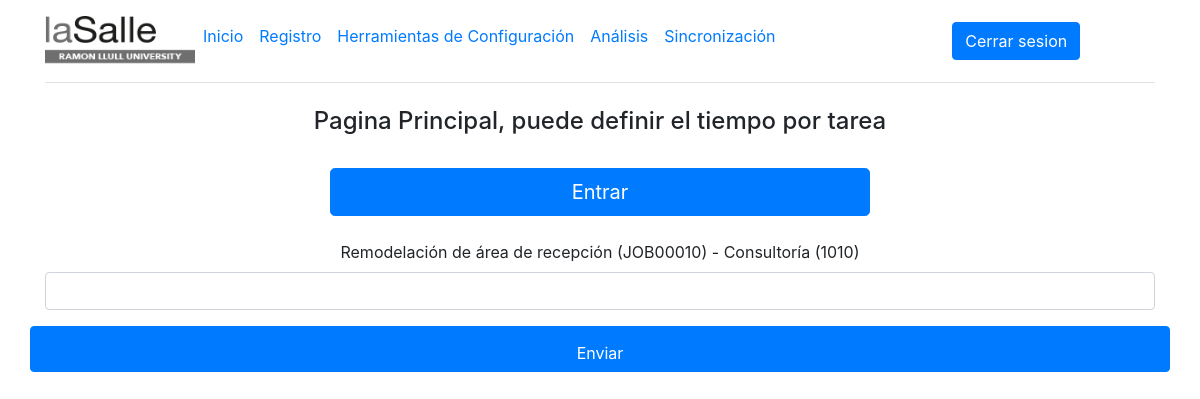
Screenshot of /inicio (signed in) with the database file from the repository.
### FlaskPresencia/models.py (models this page shows)
class TareaEmpleado(db.Model):
    id = db.Column(db.Integer, primary_key=True)
    id_empleado = db.Column(db.String(250), nullable = False)
    id_tarea = db.Column(db.String(250), nullable = False)
    nombre_tarea = db.Column(db.String(250), nullable = False)
    id_proyecto = db.Column(db.String(250), nullable = False)
    nombre_proyecto = db.Column(db.String(250), nullable = False)

### FlaskPresencia/rutas.py (the view)
@app.route('/inicio', methods=['GET', 'POST'])
@login_required
def inicio():
    user = User.query.filter_by(username=current_user.username).first()
    accion = 'S'
    idEmpleado = user.id_Empleado
    ultimaAccion = RegistroMarcaje.query.filter_by(id_empleado=user.id_Empleado).order_by(RegistroMarcaje.id.desc()).first()
    if ultimaAccion != None:
        accion = ultimaAccion.tipo
    mostrar = True
    tareas = TareaEmpleado.query.filter_by(id_empleado=user.id_Empleado).all()
    if len(tareas) == 0:
        mostrar = False
    return render_template('inicio.html', tareas=tareas, accion=accion, idEmpleado=idEmpleado, mostrar=mostrar)

### FlaskPresencia/rutas.py (called while the page is built)
@login_manager.user_loader
def load_user(user_id):
    return User.query.get(int(user_id))

### FlaskPresencia/templates/inicio.html (shortened to what this page needs)
{% extends './base.html' %}
{% block body %}
{% include './nav.html' %}
<div class="container">
    <div class="row">
        <div class="col-sm">
            <h4 class="text-center">Pagina Principal, puede definir el tiempo por tarea</h4>
        </div>
    </div>
    <div class="row">
        <div class="col-sm" id="botonAccion">
            {% if accion=='E' %}
                <div class="row justify-content-center">
                    <div class="col-sm-12 col-md-8 col-lg-6 col-xl-6">
                        <button class="w-100 btn btn-lg btn-primary" id="botonSalida" attr_Cardnum="{{idEmpleado}}" attr_Accion="S" onclick="nuevoRegistro(this)">Salida</button>
                    </div>
                </div>
            {% else %}
                <div class="row justify-content-center">
                    <div class="col-sm-12 col-md-8 col-lg-6 col-xl-6">
                        <button class="w-100 btn btn-lg btn-primary" id="botonEntrada" attr_Cardnum="{{idEmpleado}}" attr_Accion="E" onclick="nuevoRegistro(this)">Entrar</button>
                    </div>
                </div>
            {% endif %}
        </div>
    </div>
    <div id="tareas">
        {% for tarea in tareas %}
            <div class="form-group">
            <label for="exampleFormControlInput1">{{ tarea.nombre_proyecto }} ({{ tarea.id_proyecto }}) - {{ tarea.nombre_tarea }} ({{ tarea.id_tarea }})</label>
            <input type="number" class="form-control" aria-label="Default" aria-describedby="inputGroup-sizing-default"
            attrProyecto="{{ tarea.id_proyecto }}" attrTarea="{{ tarea.id_tarea }}"
            attrEmpleado="{{ tarea.id_empleado }}">
            </div>
        {% endfor %}
    </div>
    {% if mostrar %}
    <div class="row">
        <button class="col-sm btn btn-primary margin-Botones" type="button" onclick="enviarRegistros()">
            <div class="row mt-2">
                <div class="col-sm">Enviar</div>
            </div>
        </button>
    </div>
    {% endif %}
    {% endblock %}

### rows the page displays
TareaEmpleado: nombre_proyecto "Remodelación de área de recepción", id_proyecto "JOB00010", nombre_tarea "Consultoría", id_tarea "1010"
